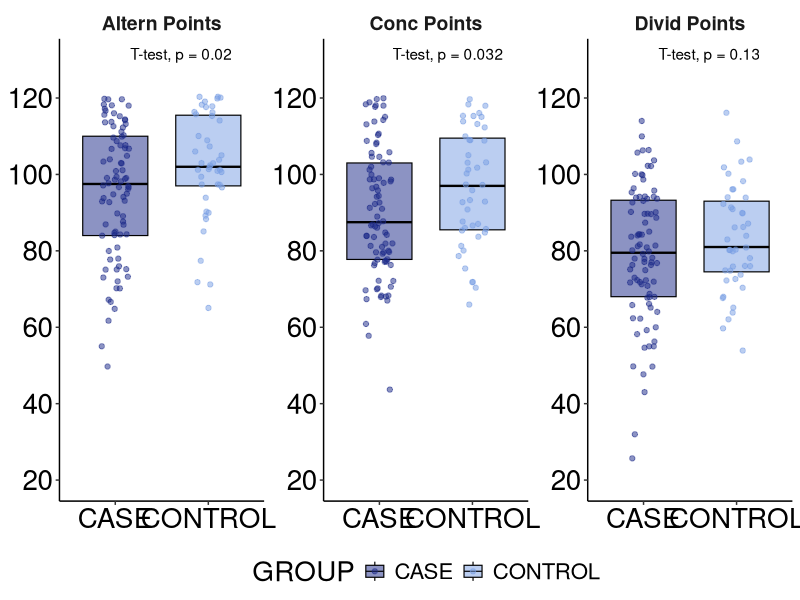
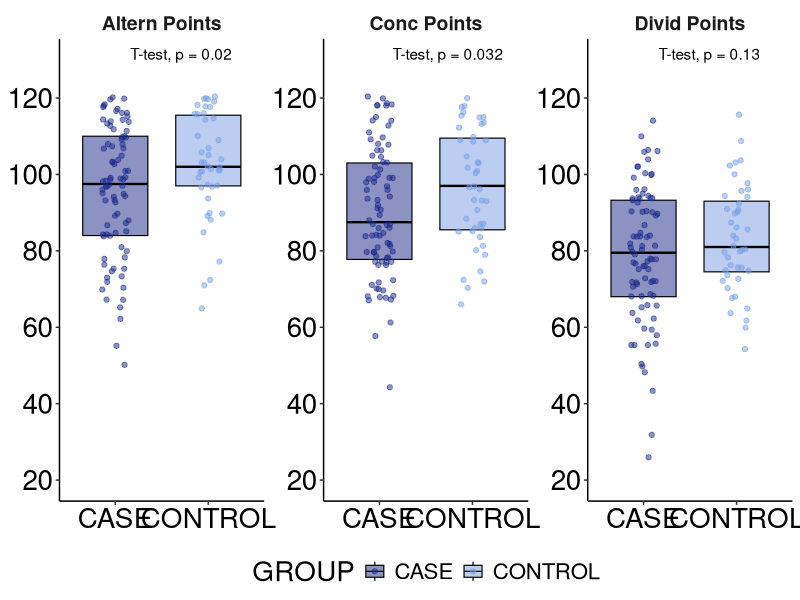

Here is the R script that generated these plots, in order:
## ---- chunk 1

knitr::opts_chunk$set(
  message=FALSE, 
  warning=FALSE,
  fig.cap= "Testes Neurocognitivos")


install.packages("ggtext")

library(dplyr)
library(ggplot2)
library(readxl)
library(tidyr)
library(ggpubr)
library(ggtext)


getwd()

list.files()

data <- readxl::read_excel("DADOS_BRUTOS_COVID_LONGA_PREENCHENDO.xlsx")

data


#######################################    BOX PLOT-Test.T  #############################################

p1 <- data %>%  select(GROUP , BPA_CONC_POINTS,BPA_DIVID_POINTS, BPA_ALTERN_POINTS )

p1 <- data %>% 
  select(GROUP, BPA_CONC_POINTS, BPA_DIVID_POINTS, BPA_ALTERN_POINTS)


     # Reorganizar os dados para o formato 'long' usando a função pivot_longer() do pacote tidyr

p1_long <- tidyr::pivot_longer(p1, cols = -GROUP, names_to = "Variable", values_to = "Value")


                                    #Gráfico facetado

plot1 <- ggplot(p1_long, aes(x = GROUP, y = Value, fill = GROUP)) + 
  
  geom_boxplot(outlier.shape = NA, alpha = 0.5, width = 0.7, coef = 0, lwd = 0.4, color = "black") +
  geom_jitter(aes(color = GROUP), size = 1.5, width = 0.15, alpha = 0.5) +
  
  labs(x = NULL, y = NULL) + 
  
  scale_fill_manual(values = c("#1a2887", "#799de4")) +  
  scale_color_manual(values = c("#1a2887", "#799de4")) +
  
  facet_wrap(~ Variable, scales = "free_y", 
             labeller = labeller(Variable = 
                                   c(BPA_CONC_POINTS = "Conc Points",
                                     BPA_DIVID_POINTS = "Divid Points",
                                     BPA_ALTERN_POINTS = "Altern Points"))) +
  
  scale_y_continuous(limits = c(20, 130), breaks = seq(20, 120, by = 20)) +
  
  theme(axis.text = element_text(size = 20, color = "black"),
        axis.title = element_text(size = 25, color = "black"),
        panel.background = element_rect(fill = "white"),
        axis.line = element_line(color = "black"),
        plot.title = element_text(size = 20,  face = "bold"),
        text = element_text(size = 20),
        legend.position = "bottom",
        strip.background = element_blank(),
        strip.text = element_text(size = 14,  face = "bold"))


                            #  Test-T

plot1 <- plot1 + stat_compare_means(method = "t.test", label.x = 1.38)

plot1

ggsave("bxplot_BPAs.pdf", plot = plot1, width = 13, height = 10)
